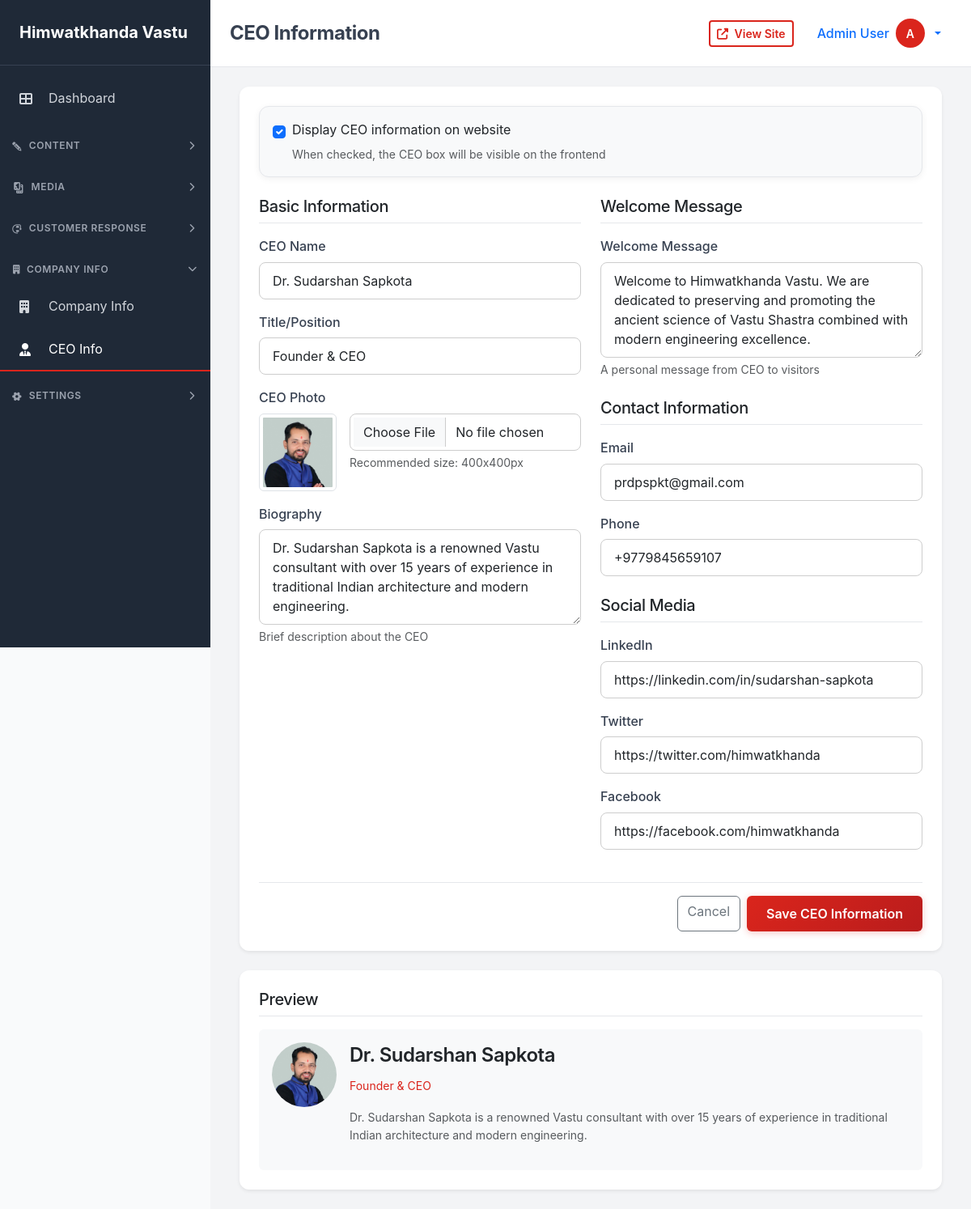
/dashboard/settings/ceo/ (signed in), run on the app's committed database.
### dashboard/models.py (models this page shows, shortened)
class CompanyInfo(models.Model):
    company_name = models.CharField(max_length=255, default='Himwatkhanda Vastu Pvt. Ltd.')
    description = models.TextField(blank=True)
    logo = models.ImageField(upload_to='company/', null=True, blank=True)
    favicon = models.ImageField(upload_to='company/', null=True, blank=True)
    email = models.EmailField(blank=True)
    phone = models.CharField(max_length=50, blank=True)
    address = models.TextField(blank=True)
    city = models.CharField(max_length=100, blank=True)
    state = models.CharField(max_length=100, blank=True)
    postal_code = models.CharField(max_length=20, blank=True)
    country = models.CharField(max_length=100, default='Nepal')
    latitude = models.DecimalField(max_digits=10, decimal_places=8, null=True, blank=True)
    longitude = models.DecimalField(max_digits=11, decimal_places=8, null=True, blank=True)
    facebook = models.URLField(blank=True)
    twitter = models.URLField(blank=True)
    instagram = models.URLField(blank=True)
    linkedin = models.URLField(blank=True)
    youtube = models.URLField(blank=True)
    whatsapp = models.CharField(max_length=50, blank=True)
    anthem = models.FileField(upload_to='company/anthem/', null=True, blank=True, help_text="Company anthem MP3 file")
    updated_at = models.DateTimeField(auto_now=True)
    class Meta:
        verbose_name = 'Company Info'
        verbose_name_plural = 'Company Info'
    @classmethod
    def get_instance(cls):
        instance, created = cls.objects.get_or_create(pk=1)
        return instance

class CEOInfo(models.Model):
    name = models.CharField(max_length=255, default='CEO Name')
    title = models.CharField(max_length=255, default='Founder & CEO', blank=True)
    bio = models.TextField(blank=True, help_text="Short biography of the CEO")
    message = models.TextField(blank=True, help_text="Welcome message from CEO")
    photo = models.ImageField(upload_to='ceo/', null=True, blank=True, help_text="CEO Photo (recommended: 400x400px)")
    email = models.EmailField(blank=True)
    phone = models.CharField(max_length=50, blank=True)
    social_linkedin = models.URLField('LinkedIn', blank=True)
    social_twitter = models.URLField('Twitter', blank=True)
    social_facebook = models.URLField('Facebook', blank=True)
    is_active = models.BooleanField(default=True, help_text="Display CEO info on frontend")
    updated_at = models.DateTimeField(auto_now=True)
    class Meta:
        verbose_name = 'CEO Info'
        verbose_name_plural = 'CEO Info'
    @classmethod
    def get_instance(cls):
        instance, created = cls.objects.get_or_create(pk=1, defaults={'name': 'CEO Name'})
        return instance

### accounts/models.py (models this page shows, shortened)
class User(AbstractUser):
    ROLE_CHOICES = [
        ('user', 'User'),
        ('admin', 'Admin'),
    ]
    STATUS_CHOICES = [
        ('active', 'Active'),
        ('inactive', 'Inactive'),
        ('banned', 'Banned'),
    ]
    email = models.EmailField(unique=True)
    avatar = models.ImageField(upload_to='avatars/', null=True, blank=True)
    phone = models.CharField(max_length=50, blank=True)
    bio = models.TextField(blank=True)
    role = models.CharField(max_length=20, choices=ROLE_CHOICES, default='user')
    status = models.CharField(max_length=20, choices=STATUS_CHOICES, default='active')
    email_verified = models.BooleanField(default=False)
    email_verified_at = models.DateTimeField(null=True, blank=True)
    last_login_at = models.DateTimeField(null=True, blank=True)
    created_at = models.DateTimeField(auto_now_add=True)
    updated_at = models.DateTimeField(auto_now=True)
    class Meta:
        ordering = ['-created_at']
    @property
    def name(self):
        return f"{self.first_name} {self.last_name}".strip() or self.username
    @property
    def is_admin(self):
        return self.role == 'admin' or self.is_superuser

### dashboard/views.py (the view, shortened to what this page needs)
# urls.py: path('settings/ceo/', views.CEOInfoUpdateView.as_view(), name='ceo_info'),
class CEOInfoUpdateView(AdminRequiredMixin, UpdateView):
    model = CEOInfo
    template_name = 'dashboard/ceo_info_form.html'
    fields = [
        'name', 'title', 'bio', 'message', 'photo', 'email', 'phone',
        'social_linkedin', 'social_twitter', 'social_facebook', 'is_active'
    ]
    success_url = reverse_lazy('dashboard:ceo_info')
    def get_object(self):
        return CEOInfo.get_instance()

### templates/dashboard/ceo_info_form.html (shortened to what this page needs)
{% extends 'dashboard/base.html' %}
{% load static %}
{% block page_title %}CEO Information{% endblock %}
{% block dashboard_content %}
<div class="container">
    <form method="post" enctype="multipart/form-data" class="card dashboard-card shadow-sm p-4">
        <div class="card bg-light mb-4 p-3">
            <div class="form-check d-flex align-items-center">
                <input type="checkbox" name="is_active" {% if form.is_active.value %}checked{% endif %} class="form-check-input" id="id_is_active">
                <label class="form-check-label ms-2" for="id_is_active">Display CEO information on website</label>
            </div>
            <p class="form-text text-muted ms-4 mb-0">When checked, the CEO box will be visible on the frontend</p>
        </div>
        <div class="row g-4">
            <div class="col-md-6">
                <h3 class="h5 border-bottom pb-2 mb-3">Basic Information</h3>
                <div class="mb-3">
                    <label for="id_name" class="form-label">CEO Name</label>
                    <input type="text" name="name" id="id_name" value="{{ form.name.value|default:'' }}" required
                           class="form-control">
                </div>
                <div class="mb-3">
                    <label for="id_title" class="form-label">Title/Position</label>
                    <input type="text" name="title" id="id_title" value="{{ form.title.value|default:'' }}"
                           placeholder="e.g., Founder & CEO"
                           class="form-control">
                </div>
                <div class="mb-3">
                    <label class="form-label">CEO Photo</label>
                    <div class="d-flex align-items-start gap-3">
                        {% if form.photo.value %}
                        <div class="flex-shrink-0">
                            <img src="{{ form.photo.value.url }}" alt="Current photo" class="img-thumbnail" style="width: 96px; height: 96px; object-fit: cover;">
                        </div>
                        {% endif %}
                        <div class="flex-fill">
                            <input type="file" name="photo" id="id_photo" accept="image/*"
                                   class="form-control">
                            <p class="form-text text-muted">Recommended size: 400x400px</p>
                        </div>
                    </div>
                </div>
                <div class="mb-3">
                    <label for="id_bio" class="form-label">Biography</label>
                    <textarea name="bio" id="id_bio" rows="4"
                              class="form-control">{{ form.bio.value|default:'' }}</textarea>
                    <p class="form-text text-muted">Brief description about the CEO</p>
                </div>
            </div>
            <div class="col-md-6">
                <h3 class="h5 border-bottom pb-2 mb-3">Welcome Message</h3>
                <div class="mb-3">
                    <label for="id_message" class="form-label">Welcome Message</label>
                    <textarea name="message" id="id_message" rows="4"
                              class="form-control">{{ form.message.value|default:'' }}</textarea>
                    <p class="form-text text-muted">A personal message from CEO to visitors</p>
                </div>
                <h3 class="h5 border-bottom pb-2 mb-3 mt-4">Contact Information</h3>
                <div class="mb-3">
                    <label for="id_email" class="form-label">Email</label>
                    <input type="email" name="email" id="id_email" value="{{ form.email.value|default:'' }}"
                           class="form-control">
                </div>
                <div class="mb-3">
                    <label for="id_phone" class="form-label">Phone</label>
                    <input type="text" name="phone" id="id_phone" value="{{ form.phone.value|default:'' }}"
                           class="form-control">
                </div>
                <h3 class="h5 border-bottom pb-2 mb-3 mt-4">Social Media</h3>
                <div class="mb-3">
                    <label for="id_social_linkedin" class="form-label">LinkedIn</label>
                    <input type="url" name="social_linkedin" id="id_social_linkedin" value="{{ form.social_linkedin.value|default:'' }}"
                           placeholder="https://linkedin.com/in/..."
                           class="form-control">
                </div>
                <div class="mb-3">
                    <label for="id_social_twitter" class="form-label">Twitter</label>
                    <input type="url" name="social_twitter" id="id_social_twitter" value="{{ form.social_twitter.value|default:'' }}"
                           placeholder="https://twitter.com/..."
                           class="form-control">
                </div>
                <div class="mb-3">
                    <label for="id_social_facebook" class="form-label">Facebook</label>
                    <input type="url" name="social_facebook" id="id_social_facebook" value="{{ form.social_facebook.value|default:'' }}"
                           placeholder="https://facebook.com/..."
                           class="form-control">
                </div>
            </div>
        </div>
        <div class="d-flex justify-content-end gap-2 mt-4 pt-3 border-top">
            <a href="{% url 'dashboard:index' %}" class="btn btn-outline-secondary">
                Cancel
            </a>
            <button type="submit" class="btn btn-primary">
                Save CEO Information
            </button>
        </div>
    </form>
    {% if form.instance and form.instance.name != 'CEO Name' %}
    <div class="card dashboard-card shadow-sm mt-4 p-4">
        <h3 class="h5 border-bottom pb-2 mb-3">Preview</h3>
        <div class="d-flex align-items-start gap-3 p-3 bg-light rounded">
            {% if form.instance.photo %}
            <img src="{{ form.instance.photo.url }}" alt="{{ form.instance.name }}" class="rounded-circle" style="width: 80px; height: 80px; object-fit: cover;">
            {% else %}
            <div class="rounded-circle bg-danger d-flex align-items-center justify-content-center" style="width: 80px; height: 80px;">
                <span class="text-white fs-3 fw-bold">{{ form.instance.name|first }}</span>
            </div>
            {% endif %}
            <div>
                <h4 class="fw-semibold text-dark">{{ form.instance.name }}</h4>
                <p class="small text-primary">{{ form.instance.title }}</p>
                <p class="small text-muted mt-2">{{ form.instance.bio|truncatewords:30 }}</p>
            </div>
        </div>
    </div>
    {% endif %}
</div>
{% endblock %}

### templates/dashboard/base.html (shortened to what this page needs)
<!DOCTYPE html>
<html lang="en">
<head>
    {% load static %}
    <link href="https://cdn.jsdelivr.net/npm/bootstrap@5.3.2/dist/css/bootstrap.min.css" rel="stylesheet">
    <link rel="stylesheet" href="https://cdnjs.cloudflare.com/ajax/libs/font-awesome/6.5.1/css/all.min.css" />
    <link rel="stylesheet" href="{% static 'css/style.css' %}">
</head>
<body>
    <div class="dashboard-wrapper">
        <aside class="sidebar" id="sidebar">
            <div class="sidebar-brand">
                <a href="{% url 'dashboard:index' %}">
                    {% if company_info %}{{ company_info.company_name }}{% else %}Admin{% endif %}
                </a>
            </div>
            <nav class="sidebar-nav">
                <a href="{% url 'dashboard:index' %}" class="sidebar-link {% if request.resolver_match.url_name == 'index' %}active{% endif %}">
                    <i class="fas fa-th-large"></i>
                    <span>Dashboard</span>
                </a>
                <div class="sidebar-section collapsed" onclick="toggleDropdown('content-dropdown', this)">
                    <span><i class="fas fa-pencil-alt me-2"></i>Content</span>
                    <i class="fas fa-chevron-down"></i>
                </div>
                <div class="sidebar-section collapsed" onclick="toggleDropdown('media-dropdown', this)">
                    <span><i class="fas fa-photo-video me-2"></i>Media</span>
                    <i class="fas fa-chevron-down"></i>
                </div>
                <div class="sidebar-section collapsed" onclick="toggleDropdown('customer-dropdown', this)">
                    <span><i class="fas fa-headset me-2"></i>Customer Response</span>
                    <i class="fas fa-chevron-down"></i>
                </div>
                <div class="sidebar-section collapsed" onclick="toggleDropdown('company-dropdown', this)">
                    <span><i class="fas fa-building me-2"></i>Company Info</span>
                    <i class="fas fa-chevron-down"></i>
                </div>
                <div id="company-dropdown" class="sidebar-dropdown collapsed">
                    <a href="{% url 'dashboard:company_info' %}" class="sidebar-link {% if request.resolver_match.url_name == 'company_info' %}active{% endif %}">
                        <i class="fas fa-building"></i>
                        <span>Company Info</span>
                    </a>
                    <a href="{% url 'dashboard:ceo_info' %}" class="sidebar-link {% if request.resolver_match.url_name == 'ceo_info' %}active{% endif %}">
                        <i class="fas fa-user-tie"></i>
                        <span>CEO Info</span>
                    </a>
                </div>
                <div class="sidebar-section collapsed" onclick="toggleDropdown('settings-dropdown', this)">
                    <span><i class="fas fa-cog me-2"></i>Settings</span>
                    <i class="fas fa-chevron-down"></i>
                </div>
            </nav>
        </aside>
        <div class="main-content">
            <header class="top-header">
                <div class="d-flex align-items-center justify-content-between">
                    <div class="d-flex align-items-center">
                        <h1 class="h4 mb-0 fw-bold">{% block page_title %}Dashboard{% endblock %}</h1>
                    </div>
                    <div class="d-flex align-items-center gap-3">
                        <a href="{% url 'pages:home' %}" target="_blank" class="btn btn-outline-primary btn-sm" title="View Site">
                            <i class="fas fa-external-link-alt me-1"></i>
                            <span class="d-none d-sm-inline">View Site</span>
                        </a>
                        <div class="dropdown user-dropdown">
                            <button class="btn btn-link text-decoration-none dropdown-toggle d-flex align-items-center gap-2" type="button" data-bs-toggle="dropdown" aria-expanded="false">
                                <span class="d-none d-sm-inline fw-medium">{{ user.name }}</span>
                                {% if user.avatar %}
                                <img class="user-avatar" src="{{ user.avatar.url }}" alt="{{ user.name }}">
                                {% else %}
                                <div class="user-avatar-placeholder">{{ user.username|first|upper }}</div>
                                {% endif %}
                            </button>
                        </div>
                    </div>
                </div>
            </header>
            <main class="content-wrapper">
                {% block dashboard_content %}{% endblock %}
            </main>
        </div>
    </div>
</body>
</html>

### data on the page
CompanyInfo: company_name "Himwatkhanda Vastu"
User: name "Admin User", username|first "A"
CEOInfo: name "Dr. Sudarshan Sapkota", title "Founder & CEO", bio "Dr. Sudarshan Sapkota is a renowned Vastu consultant with over 15 years of experience in traditional Indian architecture and modern engineering.", message "Welcome to Himwatkhanda Vastu. We are dedicated to preserving and promoting the ancient science of Vastu Shastra combined with modern engineering excellence.", email "prdpspkt@gmail.com", phone "+9779845659107", social_linkedin "https://linkedin.com/in/sudarshan-sapkota", social_twitter "https://twitter.com/himwatkhanda", social_facebook "https://facebook.com/himwatkhanda", instance.photo (picture), instance.name "Dr. Sudarshan Sapkota", instance "Founder & CEO", instance.bio "Dr. Sudarshan Sapkota is a renowned Vastu consultant with over 15 years of experience in traditional Indian architecture and modern engineering."
